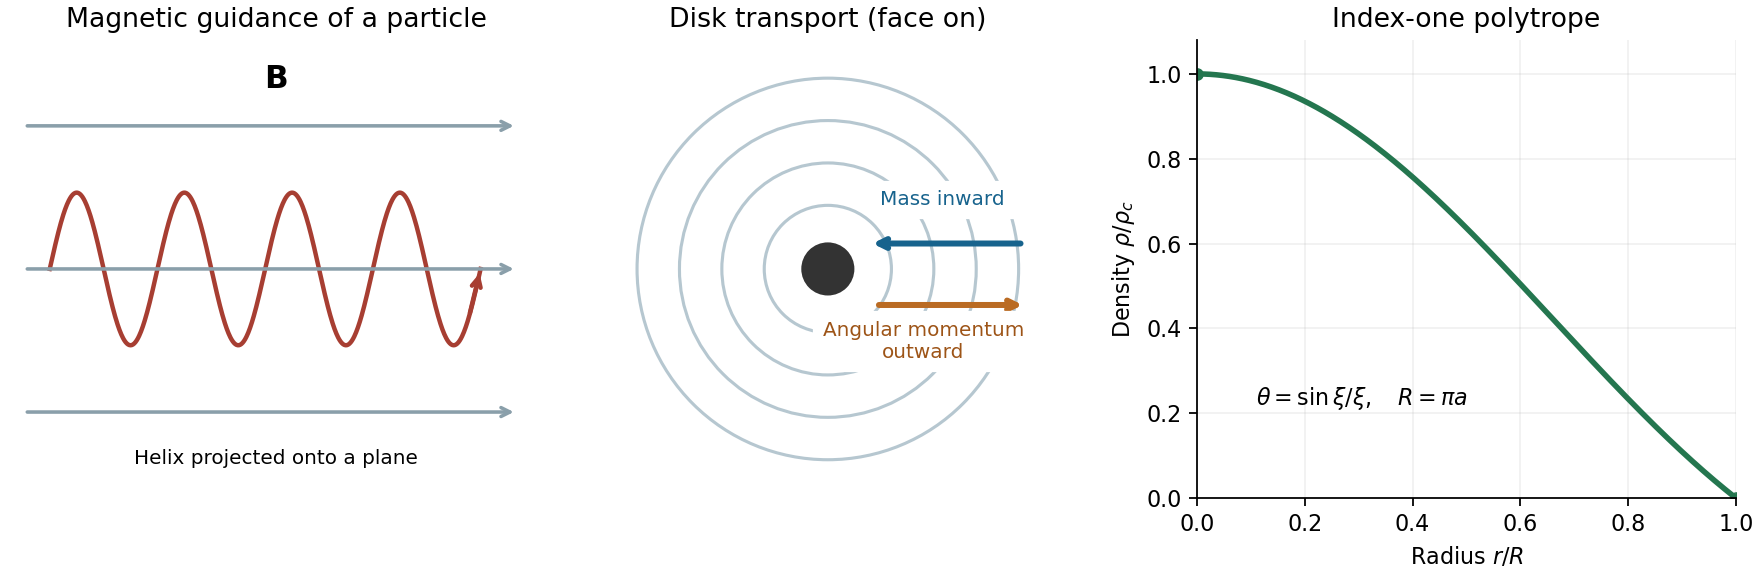

The Python source for this figure:
"""Original overview of Q2 models; write the PNG basename to the cwd.

Tested with Python 3.14.4, NumPy 2.3.5 and Matplotlib 3.10.7.
"""

from pathlib import Path

import matplotlib

matplotlib.use("Agg")
import matplotlib.pyplot as plt
from matplotlib.patches import Circle
import numpy as np


def main():
    fig, axes = plt.subplots(1, 3, figsize=(11, 3.6), layout="constrained")
    fig.patch.set_facecolor("white")
    for ax in axes:
        ax.set_facecolor("white")
    ax = axes[0]
    for y in [-0.75, 0, 0.75]:
        ax.annotate("", xy=(9.5, y), xytext=(0.3, y), arrowprops={"arrowstyle": "->", "color": "#8a9faa", "lw": 1.6})
    x = np.linspace(0.8, 8.8, 700)
    y = 0.4 * np.sin(2 * np.pi * (x - 0.8) / 2)
    ax.plot(x, y, color="#a73e32", linewidth=2)
    ax.annotate("", xy=(x[-1], y[-1]), xytext=(x[-20], y[-20]), arrowprops={"arrowstyle": "->", "color": "#a73e32", "lw": 2})
    ax.text(5, 0.95, r"$\mathbf{B}$", ha="center", fontsize=14)
    ax.text(5, -1.02, "Helix projected onto a plane", ha="center", fontsize=9)
    ax.set(xlim=(0, 10), ylim=(-1.2, 1.2), title="Magnetic guidance of a particle")
    ax.axis("off")

    ax = axes[1]
    for radius in [0.3, 0.5, 0.7, 0.9]:
        ax.add_patch(Circle((0, 0), radius, fill=False, edgecolor="#b6c7d0", linewidth=1.4))
    ax.add_patch(Circle((0, 0), 0.12, color="#333333"))
    ax.annotate("", xy=(0.19, 0.12), xytext=(0.93, 0.12), arrowprops={"arrowstyle": "->", "color": "#17638d", "lw": 2.7})
    ax.annotate("", xy=(0.94, -0.17), xytext=(0.22, -0.17), arrowprops={"arrowstyle": "->", "color": "#ba6b23", "lw": 2.7})
    ax.text(0.54, 0.3, "Mass inward", fontsize=9, ha="center", color="#17638d", backgroundcolor="white")
    ax.text(0.45, -0.42, "Angular momentum\noutward", fontsize=9, ha="center", color="#9d5417", backgroundcolor="white")
    ax.set(xlim=(-1.08, 1.08), ylim=(-1.08, 1.08), title="Disk transport (face on)")
    ax.set_aspect("equal")
    ax.axis("off")

    ax = axes[2]
    radius = np.linspace(0, 1, 500)
    ax.plot(radius, np.sinc(radius), color="#24764f", linewidth=2.5)
    ax.scatter([0, 1], [1, 0], color="#24764f", s=22)
    ax.set(xlim=(0, 1), ylim=(0, 1.08), xlabel=r"Radius $r/R$", ylabel=r"Density $\rho/\rho_c$", title="Index-one polytrope")
    ax.text(0.11, 0.22, r"$\theta=\sin\xi/\xi,\quad R=\pi a$", fontsize=10)
    ax.grid(alpha=0.18)
    ax.spines[["top", "right"]].set_visible(False)
    fig.savefig(Path("2017-fluid-models.png"), dpi=160, facecolor="white")
    plt.close(fig)


if __name__ == "__main__":
    main()
